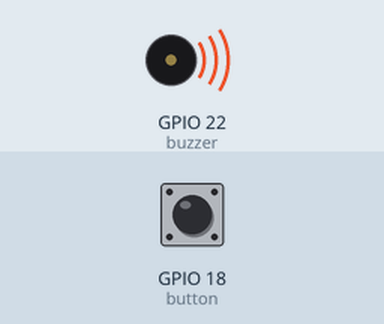
Recording of a sketch running on a simulated ESP32. Shown: buzzer (waves = sounding). Inputs (shaded band) come from the test bench; at power-on: GPIO 18 (button) LOW.

Above: at 0.1 s.
Timing chart, 0 to 39.1 s (numbered marks = the images above):
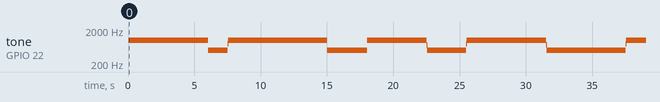

Measured:
- by itself, tone on GPIO 22 (buzzer): plays 1000 Hz for 6.0 s, 500 Hz for 1.5 s, 781 Hz for 0.04 s, 996 Hz for 7.5 s, 500 Hz for 3.0 s, 998 Hz for 4.5 s … (14 notes in this stretch)

The sketch:

song.ino
```cpp
#define buzzer 22
#define button 18

hw_timer_t *myTimer = NULL;
hw_timer_t *songTimer = NULL;

#define time 1000000

#define C time/1047
#define D time/1175
#define E time/1319
#define F time/1397
#define G time/1568
#define A time/1760
#define B time/1976

int song[25] = {G,G,A,G,C,B,G,G,A,G,D,C,G,G,G,E,C,B,A,F,F,E,C,D,C};
int crr = 0;
int DELAY[5] = {1500000,1000000,800000,500000,100000};
int crrDelay = 0;


void IRAM_ATTR onTimer() {
  digitalWrite(buzzer, !digitalRead(buzzer));
}

void IRAM_ATTR nextNote() {
  crr = (crr+1)%25;
  //Serial.println(crr);
}
void IRAM_ATTR changeSpeed() {
  crrDelay = (crrDelay+1)%5;
  timerAlarm(songTimer, DELAY[crrDelay], true, 0);
}

void setup() {
  // put your setup code here, to run once:
  Serial.begin(9600);
  pinMode(buzzer, OUTPUT);
  pinMode(button, INPUT);
  myTimer = timerBegin(1500000);
  timerAttachInterrupt(myTimer, &onTimer);
  songTimer = timerBegin(1000000);
  timerAttachInterrupt(songTimer, &nextNote);
  timerAlarm(songTimer, DELAY[0], true, 0);
  attachInterrupt(button, changeSpeed, RISING);
  //timerAlarm(myTimer, C, true, 0);
}

void loop() {
  // put your main code here, to run repeatedly:
  timerAlarm(myTimer, song[crr], true, 0);
  //Serial.println(song[crr]);
}
```
